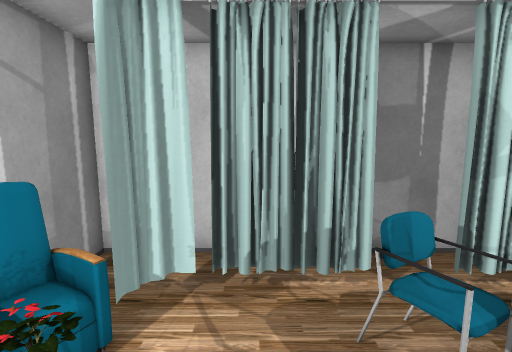
view 1 (above)

16 first-person views from a walk through a Unity game level. The camera is 1.5 m above the floor, tilts 8° down and sees 85° across. The floor is counted in squares, 0.5 m on a side. Each view is taken from the middle of a square. On the plan, view 1 faces up. The plan holds only what a view shows up to about 20 squares ahead; the rest is blank. The player character is not drawn. Door leaves are left out, so doorways stand open. Some surface patterns are stand-ins.

view 2
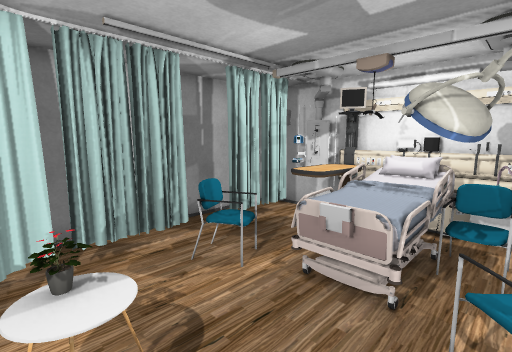

view 3
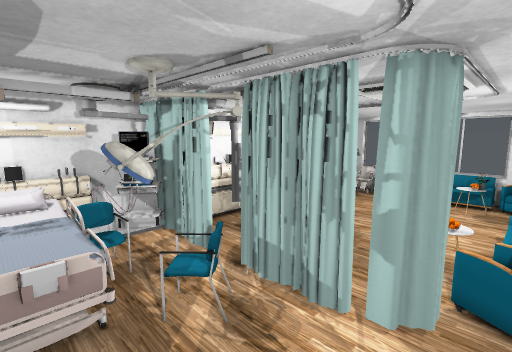

view 4
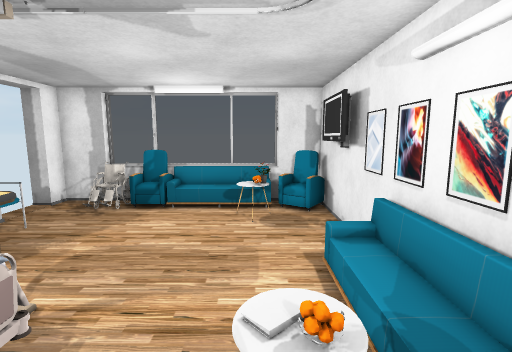

view 5
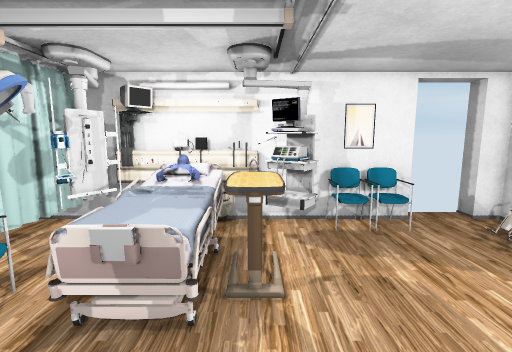

view 6
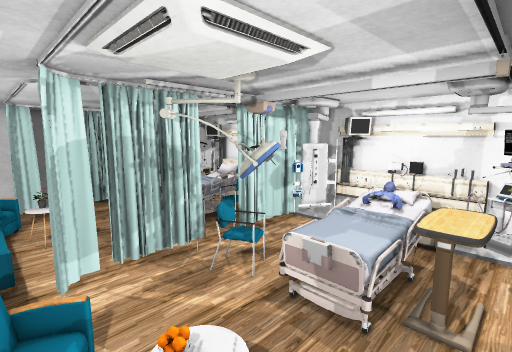

view 7
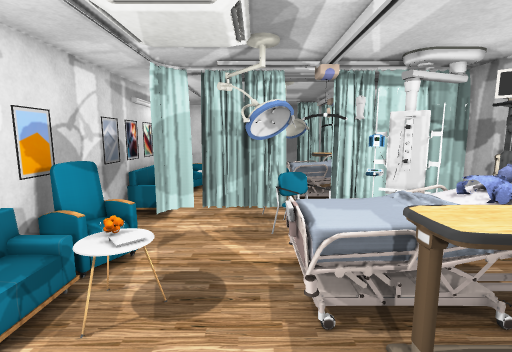

view 8
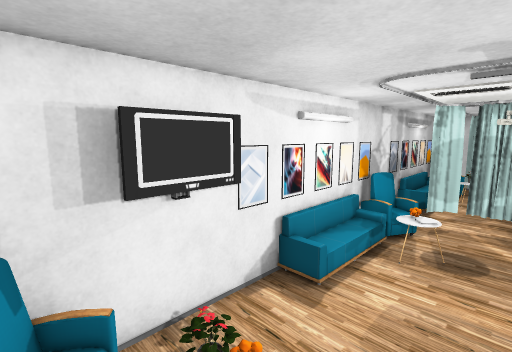

view 9
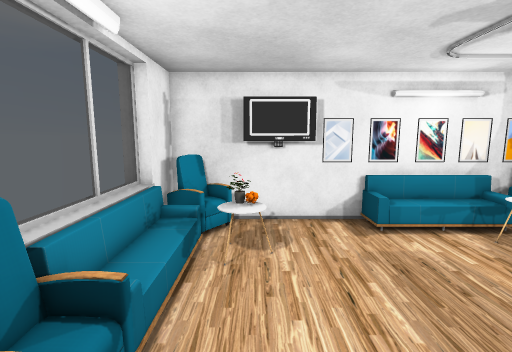

view 10
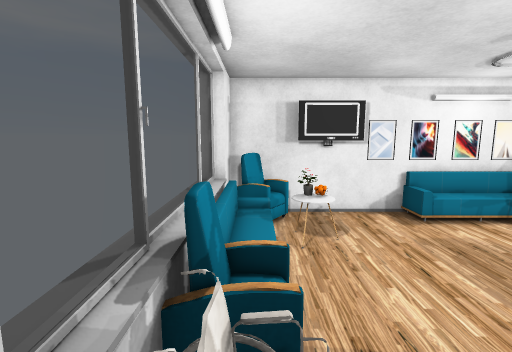

view 11
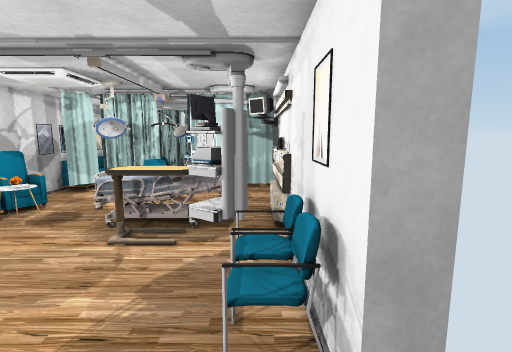

view 12
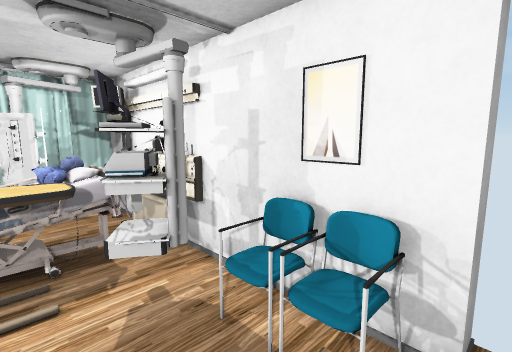

view 13
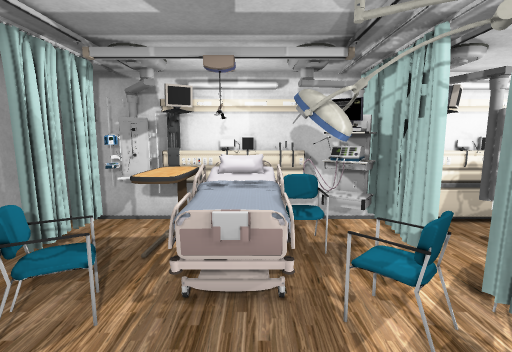

view 14
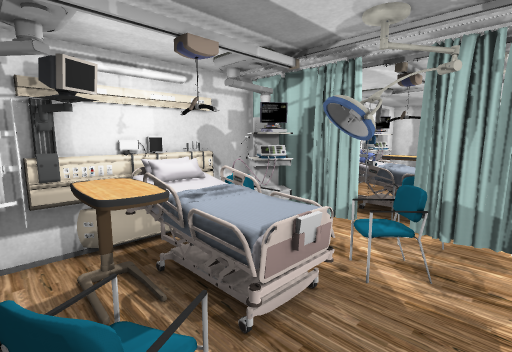

view 15
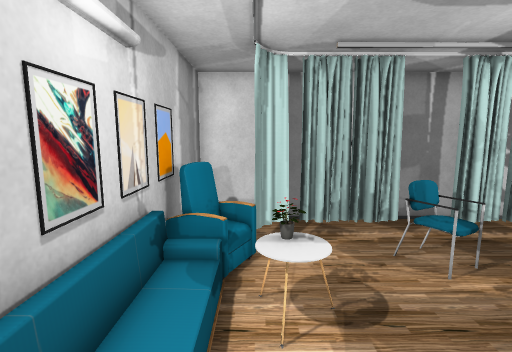

view 16
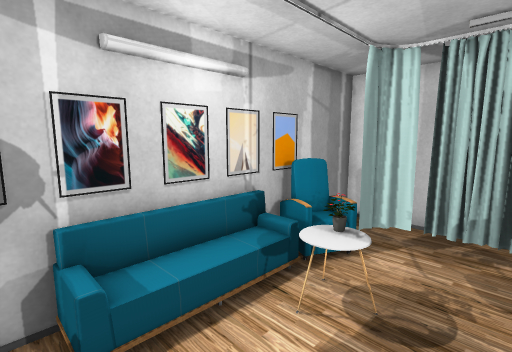

### Floor plan
Key: @ floor where view 1 was taken; # wall or solid block; x gap in a wall; . main floor; : floor 0.5 m higher than the main floor; D open door; = window, fence, low wall or low ledge; O other object.
Columns run from 4 left of view 1 to 9 right of it. Each row starts with its distance up from view 1.
  7 #############
  6 #...........#
  5 #...O...O.O##
  4 #OO...OO...##
  3 OO....OOOOO #
  2 O:OO...OOOO #
  1 O:OO..OOOOOO#
  0 #:..@.OOOOOO#
 -1 #:....OOOOOO#
 -2 #O....OO.O###
 -3 #.....OOO####
 -4 #.O...OOOOOO#
 -5 #.....OO....#
 -6 #OO..OO.##..#
 -7 OOO..OOOOOO.#
 -8 O:OO.OOOOOO.#
 -9 #:OO..OOOOO.#
-10 #:.....OOO#.#
-11 #:.....OO##x#
-12 #:..........#
-13 #..........O#
-14 #O.........O#
-15 OO.........OO#
-16 #O.OO.......D#
-17 #O.OO....O..D
-18 #OO::::OOOO.D#
-19 #######OO####
-20   ###   ==#

Where each view was taken, in squares from view 1:
view 1: 0 up, 0 right, facing up
view 2: 2 down, 2 left, facing up-right
view 3: 1 up, 3 left, facing down-right
view 4: 6 down, 1 left, facing down
view 5: 10 down, 2 left, facing right
view 6: 11 down, 3 left, facing up-right
view 7: 13 down, 1 right, facing up
view 8: 18 down, 1 right, facing up-left
view 9: 16 down, 6 right, facing left
view 10: 18 down, 7 right, facing left
view 11: 18 down, 7 right, facing up
view 12: 16 down, 4 right, facing up-right
view 13: 0 up, 2 left, facing right
view 14: 4 up, 0 right, facing down-right
view 15: 3 down, 2 left, facing up
view 16: 3 down, 1 right, facing up-left
